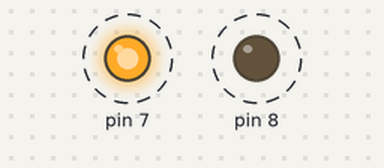
The sketch below on a simulated Arduino Uno, built with avr-gcc and run on an emulated ATmega328P. Parts: output pins drawn as LEDs (lit = HIGH). Dashed ring = blinking.

Above: at 5.7 s.
Timing chart, 0 to 8.4 s (numbered marks = the images above):
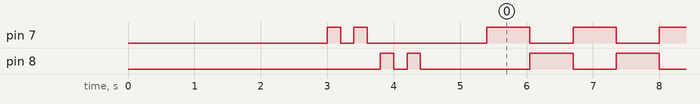

The sketch:

3.2-Controlling_Digital_Output.ino
```cpp
void setup() {
  delay(3000);
  pinMode(7, OUTPUT);
  digitalWrite(7, HIGH);
  delay(200);
  digitalWrite(7, LOW);
  delay(200);
  digitalWrite(7, HIGH);
  delay(200);
  digitalWrite(7, LOW);
  delay(200);
  pinMode(8, OUTPUT);
  digitalWrite(8, HIGH);
  delay(200);
  digitalWrite(8, LOW);
  delay(200);
  digitalWrite(8, HIGH);
  delay(200);
  digitalWrite(8, LOW);
  delay(1000);
}

void loop() {
  digitalWrite(8, LOW);
  digitalWrite(7, HIGH);
  delay(650);
  pinMode(8, OUTPUT);
  digitalWrite(8, HIGH);
  digitalWrite(7, LOW);
  delay(650);
}
```

Measured:
- by itself, pin 7: goes LOW 0.20 s, HIGH 0.20 s, LOW 1.8 s, 26 × (HIGH 0.65 s, LOW 0.65 s), HIGH 0.65 s, then LOW
- by itself, pin 8: goes LOW 0.20 s, HIGH 0.20 s, LOW 1.7 s, 26 × (HIGH 0.65 s, LOW 0.65 s), then HIGH
